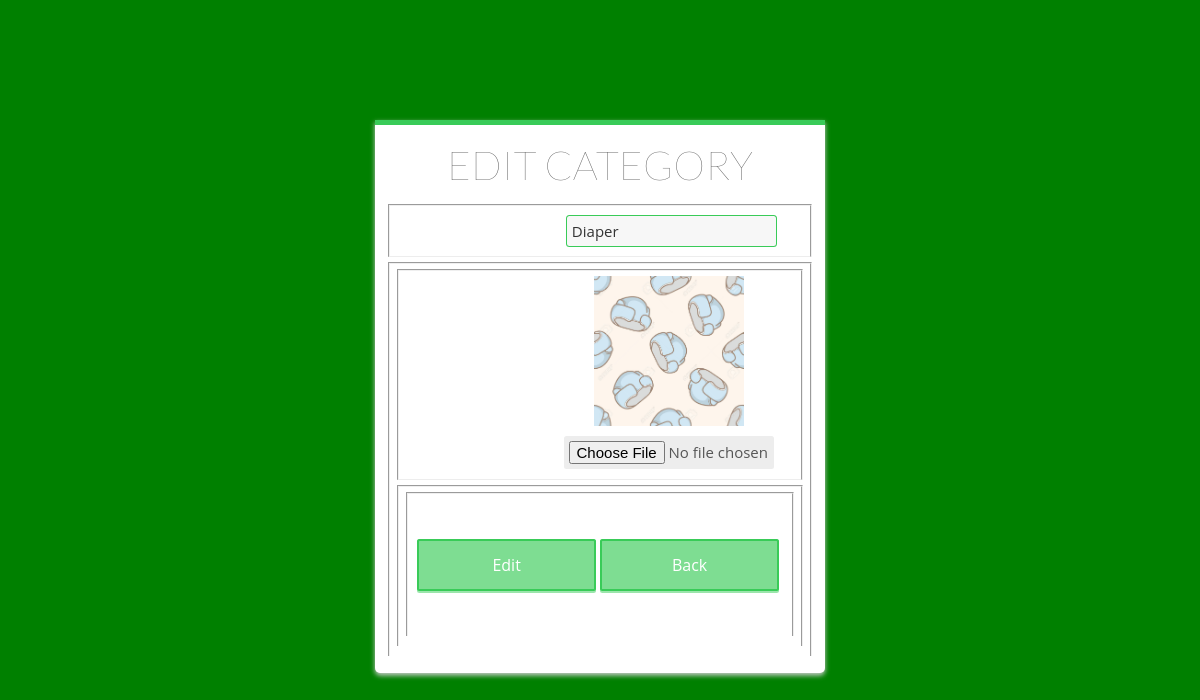
The app's page /edit_cat_admin/2 (signed in) with its own data.
### oldd/models.py (models this page shows)
class Category(models.Model):
    category_title = models.CharField(max_length=200, null=True)
    photo = models.ImageField(null=True)

### oldd/views.py (the view, shortened to what this page needs)
# urls.py: path('edit_cat_admin/<id>', oldd.views.edit_cat_admin, name='edit_cat_admin'),
@login_required
def edit_cat_admin(request, id):
    gh = Category.objects.get(id = id)
    return render(request, 'edit_cat_admin.html', {'gh': gh})

### Templates/edit_cat_admin.html (shortened to what this page needs)
<!DOCTYPE html>
<html lang="en">
<head>
</head>
<body>
<div class="wrapper">
  <div class="profile">
    <div class="content">
      <h1>EDIT CATEGORY</h1>
  <form method="post" action="{% url 'edit_cat_admin' gh.id %}" enctype="multipart/form-data">
        <fieldset>
          <div class="grid-65">
              <input type="text" value="{{gh.category_title}}" id="fname" tabindex="1" name="cat" required>
          </div>
        </fieldset>
       <fieldset>
         <fieldset>
          <div class="grid-65">
               <img src="{{gh.photo.url}}" alt="No image" style="width:150px;height:150px">
              <input type="file" id="fname" tabindex="1" name="imgg">
          </div>
        </fieldset>
       <fieldset>
        <fieldset>
          <input  type="submit" class="Btn" value="Edit" />
          <input  type="button" class="Btn" onclick="location.href='{% url 'cat_admin' %}'" value="Back" />
        </fieldset>
      </form>
    </div>
  </div>
</div>
</body>
</html>

### Templates/edit_cat_admin.html (style rules this page uses)
body { background-color: green; font-family: Lato; }
.profile,.content { -webkit-transition: 0.5s ease; -moz-transition: 0.5s ease; transition: 0.5s ease; }
.profile { position: absolute; top: 100px; bottom: auto; left: 0; right: 0; min-height: 50%; height: auto; width: 75%; margin: 20px auto; margin-bottom: 100px; background-color: #fff; border-top: 5px solid #39cb58; border-radius: 0 0 5px 5px; box-shadow: 0 2.5px 5px #ccc; }
.content { min-height: 100%; height: 100%; width: 95%; margin: 2.5% auto; left: 0; right: 0; top: 0; bottom: 0; overflow: hidden; }
input[type="file"] { color: #555; font-size: 15px; top: 25%; box-shadow: none !important; margin-left: !important; background-color: #ededed; width: 200px; border: 0; }
fieldset textarea,input { font-family: Open Sans; font-size: 15px; color: #333; background-color: #f7f7f7; box-shadow: 0 0 0 1px #39cb58; padding: 5px; width: 75%; margin: 5px auto; border: 0; border-radius: 2.5px; outline: 0; transition: 0.3s ease; }
.grid-65 { position: relative; width: 65%; float: right; font-family: Source Sans Pro; font-weight: 300; font-size: 17px; }
.content h1 { text-align: center; color: #555; font-family: Lato; font-size: 40px; font-weight: 200; margin: 5px auto 15px auto; }
fieldset { text-align: center; margin-bottom: 5px; padding: 5px; box-sizing: border-box; border-bottom: 1px solid rgba(0,0,0,0.07); }
fieldset:last-child { border-bottom: none; }
input.Btn { width: 48%; float: left; display: block; margin: 40px auto; margin-left: 1%; padding: 15px 0; font-size: 16px; color: #fff; cursor: pointer; background-color: rgba(57,203,88,0.65); box-shadow: inset 0 0 0 2px #39cb58, 0 2px 0 0 rgba(57,203,88,0.5); transition: 0.5s ease; }
@media only screen and (min-width: 768px) { .profile { width: 450px; } }

### records on screen
Category: cat "Diaper", photo (picture)
